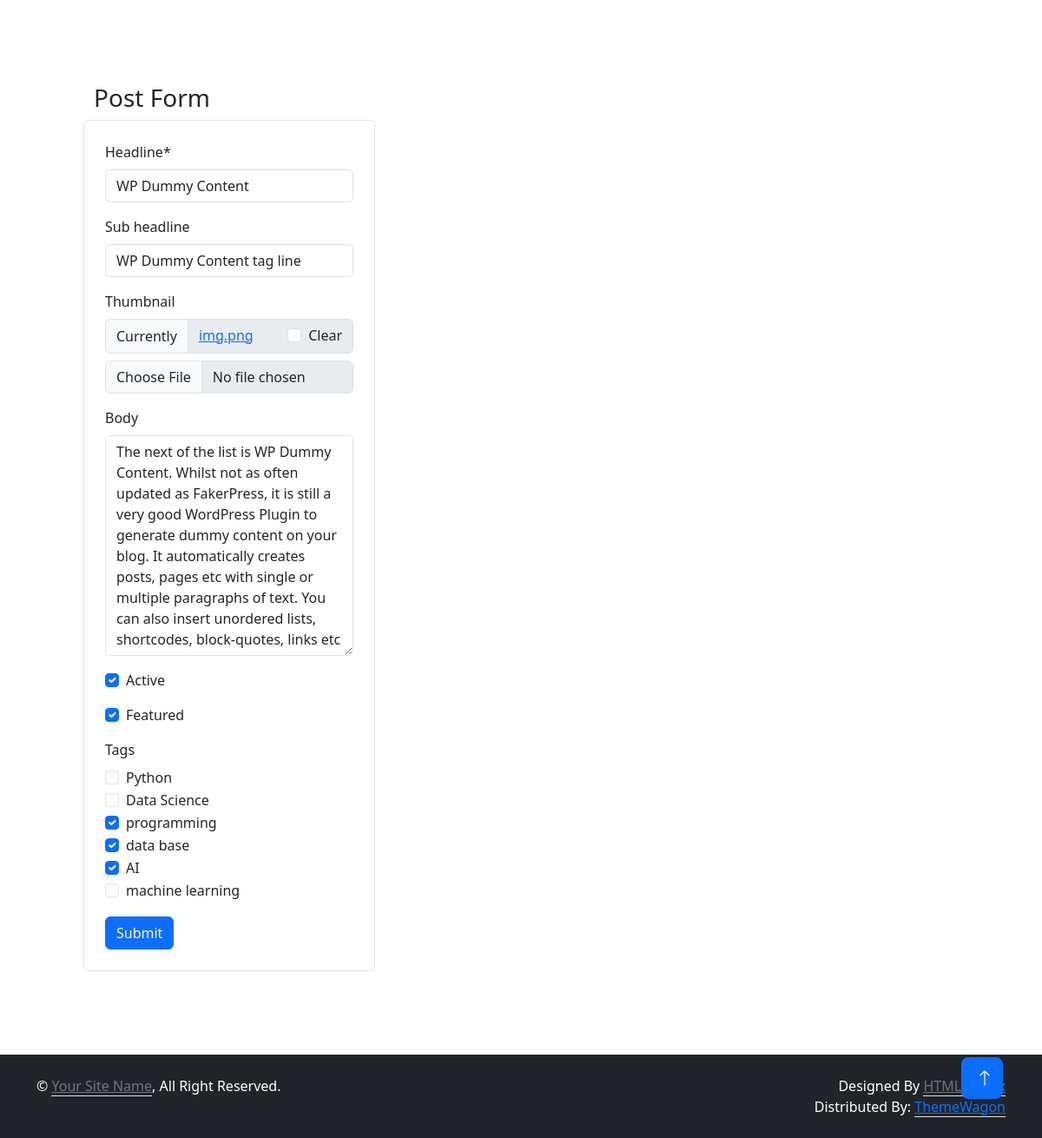
/blog/edit_post/1, run on an earlier commit of the app's database.
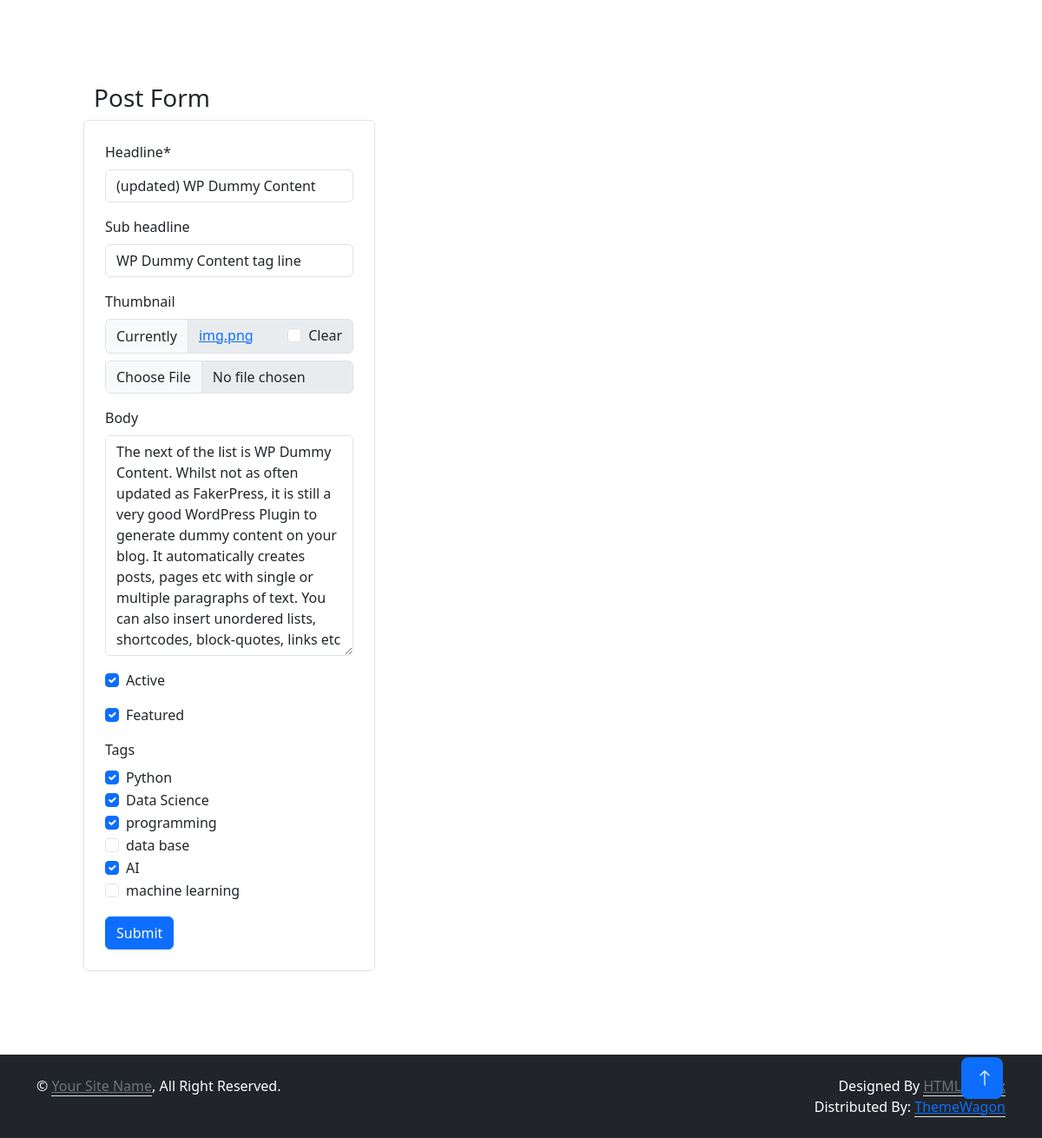
And on a later commit of the database.
### blog/models.py (models this page shows, shortened)
class Post(models.Model):
    headline = models.CharField(max_length=200)
    sub_headline = models.CharField(max_length=200, null=True, blank=True)
    thumbnail = models.ImageField(null=True, blank=True, upload_to='blog/images', default='img.png')
    body = models.TextField(null=True, blank=True)
    created_at = models.DateTimeField(auto_now=True)
    active = models.BooleanField(default=False)
    featured = models.BooleanField(default=False)
    tags = models.ManyToManyField(Tags, blank=True)

### blog/views.py (the view)
# urls.py: path('edit_post/<int:id>', views.edit_post, name='edit_post'),
def edit_post(request, id):
    post_obj = Post.objects.get(id = id)
    form = PostForm(instance=post_obj)
    if request.method == 'POST':
        form = PostForm(request.POST, request.FILES, instance=post_obj)
        if form.is_valid():
            form.save()
        return redirect(reverse('postlist'))
    context = {
        'form': form
    }
    return render(request, 'add_post.html', context)

### blog/forms.py
class PostForm(ModelForm):
    class Meta:
        model = Post
        fields = '__all__'
        widgets = {
            'tags' : forms.CheckboxSelectMultiple(),
        }

### blog/models.py (called while the page is built)
    def __str__(self) -> str:
        return self.name

### templates/add_post.html (shortened to what this page needs)
{% extends 'base.html' %}
{% load static %}
{% load crispy_forms_tags %}
{% block content %}
<link href="https://cdn.jsdelivr.net/npm/bootstrap@5.3.1/dist/css/bootstrap.min.css" rel="stylesheet">
<div class="contianer p-5">
    <div class="row m-5">
        <h3>Post Form</h3>
        <div class="col-md-4 p-4 border rounded">
            <form action="" method="POST" enctype="multipart/form-data">
                {{form|crispy}}
                <button type="submit" class="btn btn-primary">Submit</button>
              </form>
        </div>
    </div>
</div>
{% endblock %}

What changed in the data, as far as the page shows it:
changed Post "WP Dummy Content tag line": headline "WP Dummy Content" → "(updated) WP Dummy Content"
Also different on the page:
form field tags: "☐ ☐ ☑ ☑ ☑ ☐" → "☑ ☑ ☑ ☐ ☑ ☐"
